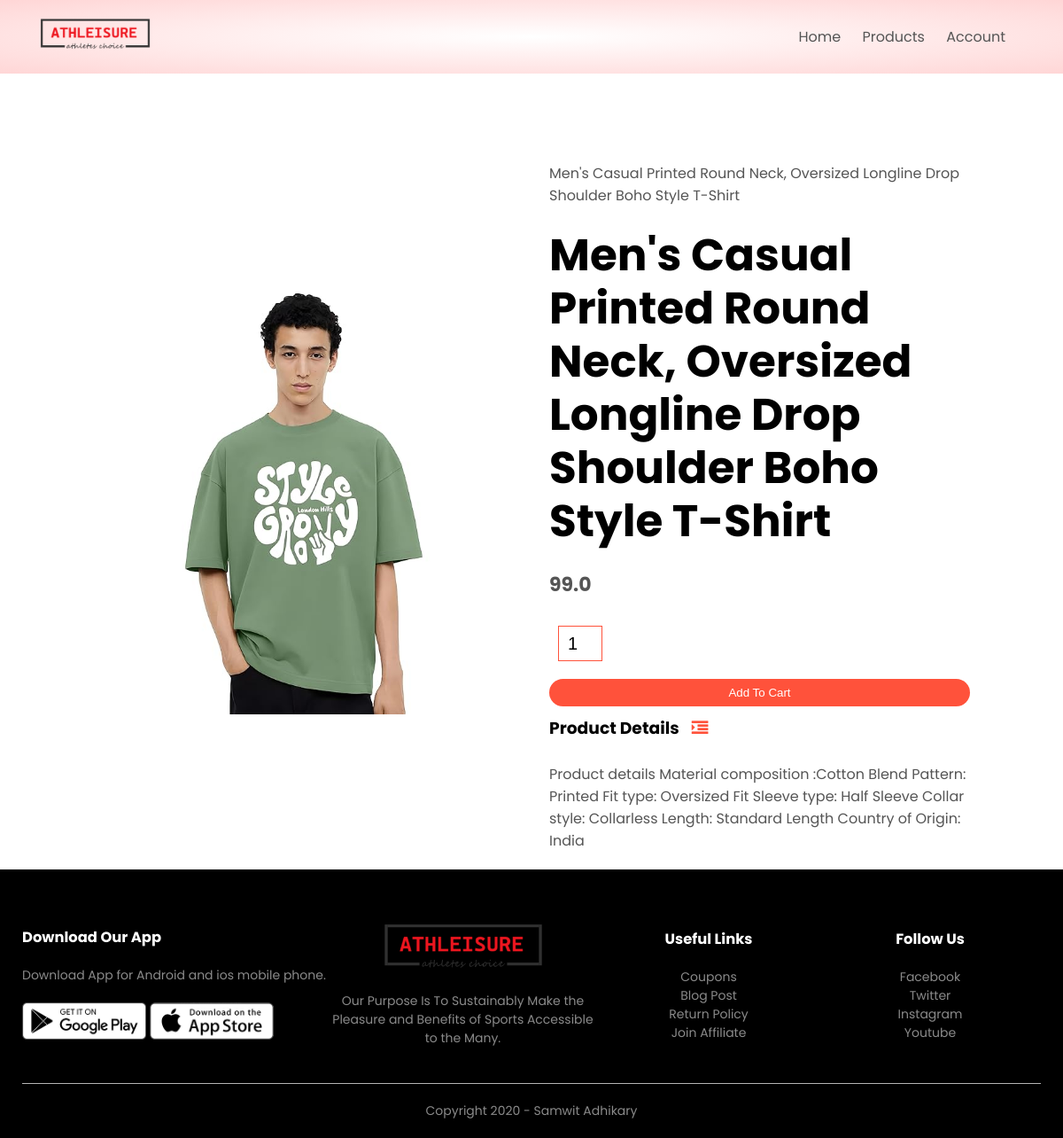
The app's page /product_detail/11 with its own data.
### product/models.py (models this page shows, shortened)
class Product(models.Model):
    LIVE=1
    DELETE=0
    DELETE_CHOICES=((LIVE,'Live'),(DELETE,'Delete'))
    title=models.CharField(max_length=200)
    price=models.FloatField()
    description=models.TextField()
    image=models.ImageField(upload_to='media/')
    priority=models.IntegerField(default=0)
    delete_status=models.IntegerField(choices=DELETE_CHOICES,default=LIVE)
    created_at=models.DateTimeField(auto_now_add=True)
    updated_at=models.DateTimeField(auto_now=True)

### product/views.py (the view)
# urls.py: path('product_detail/<int:pk>',views.detail_products,name='detail_products'),
def detail_products(request,pk):
    product=Product.objects.get(pk=pk)
    context={'product':product}
    return render (request,'products_detail.html',context)

### templates/products_detail.html (shortened to what this page needs)
{% extends 'Blank_layout.html' %}
{% block content %}
{% include 'product_description.html' %}
{% endblock content%}

### templates/product_description.html (shortened to what this page needs)
{% load static %}
<div class="small-container single-product">
    <div class="row">
        <div class="col-2">
            <img src="{{product.image.url}}" width="100%" id="ProductImg">
        </div>
        <div class="col-2">
            <p>{{product.title}}</p>
            <h1>{{product.title}}</h1>
            <h4>{{product.price}}</h4>
            <form method="post" action="{% url 'add_to_cart' %}" enctype="multipart/form-data">
            <input type="number"  name="quantity" value="1">
            <button type="submit" class="btn">Add To Cart</button>
        </form>
            <h3>Product Details <i class="fa fa-indent"></i></h3>
            <br>
            <p>{{product.description}}</p>
        </div>
    </div>
</div>

### static/css/style.css (style rules this page uses)
* { margin: 0; padding: 0; box-sizing: border-box; }
body { font-family: 'Poppins', sans-serif; }
p { color: #555; }
.row { display: flex; align-items: center; flex-wrap: wrap; justify-content: space-around; }
.col-2 { flex-basis: 50%; min-width: 300px; }
.col-2 img { max-width: 100%; padding: 50px 0; }
.col-2 h1 { font-size: 50px; line-height: 60px; margin: 25px 0; }
.btn { display: inline-block; background: #ff523b; color: white; padding: 8px 30px; margin: 30px 0; border-radius: 30px; transition: background 0.5s; }
.small-container { max-width: 1080px; margin: auto; padding-left: 25px; padding-right: 25px; }
h4 { color: #555; font-weight: normal; }
.single-product { margin-top: 80px; }
.single-product .col-2 img { padding: 0; }
.single-product .col-2 { padding: 20px; }
.single-product h4 { margin: 20px 0; font-size: 22px; font-weight: bold; }
.single-product input { width: 50px; height: 40px; padding-left: 10px; font-size: 20px; margin-left: 10px; border: 1px solid #ff523b; margin-right: 10px; }
.single-product .fa { color: #ff523b; margin-left: 10px; }
form input { width: 100%; height: 30px; margin: 10px 0; padding: 0 10px; border: 1px solid #ccc; }
form .btn { width: 100%; border: none; cursor: pointer; margin: 10px 0; }

### records on screen
Product: image (picture), title "Men's Casual Printed Round Neck, Oversized Longline Drop Shoulder Boho Style T-Shirt", price "99.0", description "Product details Material composition :Cotton Blend Pattern: Printed Fit type: Oversized Fit Sleeve type: Half Sleeve Collar style: Collarless Length: Standard Length Country of Origin: India"
